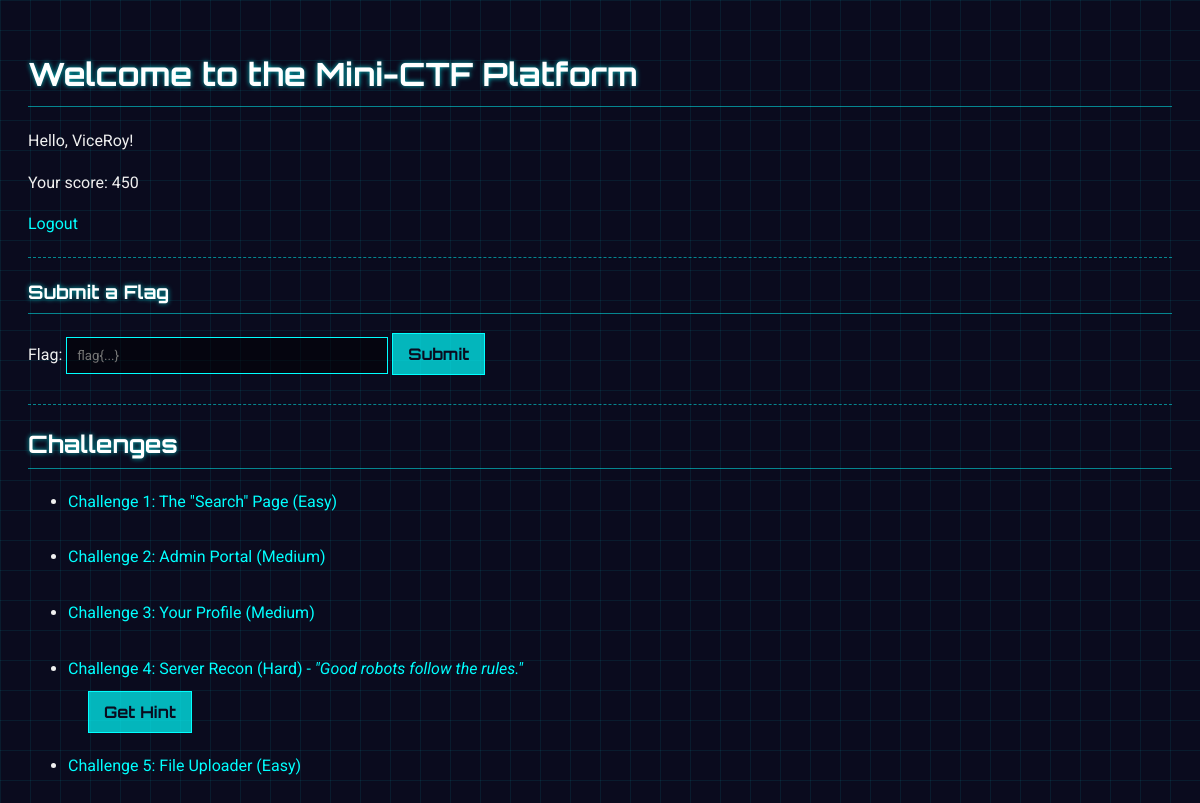
Page / (signed in) on the earlier database version.
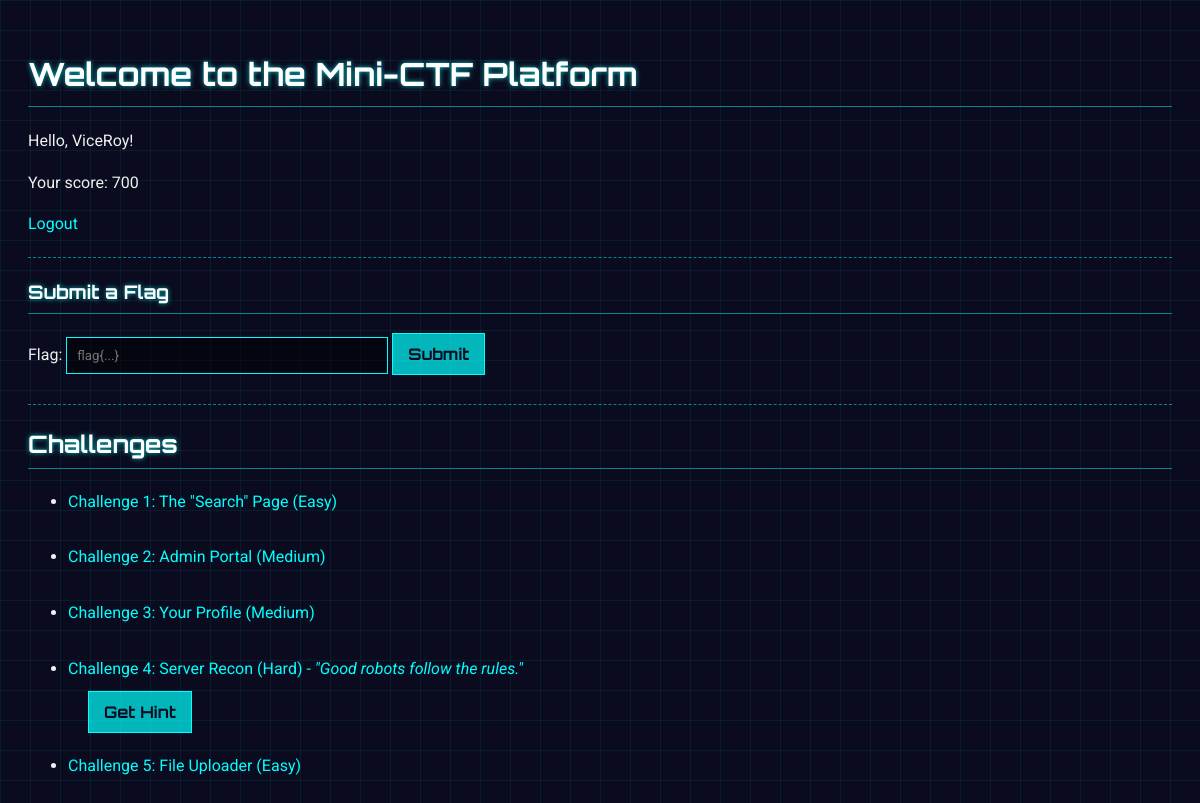
Same page on the later database version.
### app.py (models this page shows, shortened)
class User(db.Model, UserMixin):
    id = db.Column(db.Integer, primary_key=True)
    username = db.Column(db.String(80), unique=True, nullable=False)
    password_hash = db.Column(db.String(128))
    score = db.Column(db.Integer, default=0)

### app.py (the view)
@app.route('/')
def index():
    return render_template('index.html')

### app.py (called while the page is built)
@login_manager.user_loader
def load_user(user_id):
    return User.query.get(int(user_id))

### templates/index.html (shortened to what this page needs)
<!DOCTYPE html>
<html lang="en">
<head>
    <link rel="stylesheet" href="{{ url_for('static', filename='style.css') }}">
</head>
<body>
    <h1>Welcome to the Mini-CTF Platform</h1>
    {% if current_user.is_authenticated %}
        <p>Hello, {{ current_user.username }}!</p>
        <p>Your score: {{ current_user.score }}</p>
        <a href="{{ url_for('logout') }}">Logout</a>
    {% else %}
        <p>Please <a href="{{ url_for('login') }}">log in</a> or <a href="{{ url_for('register') }}">register</a> to play.</p>
    {% endif %}
    <hr>
    <h3>Submit a Flag</h3>
    <form method="POST" action="{{ url_for('submit_flag') }}">
        <label for="flag">Flag:</label>
        <input type="text" id="flag" name="flag" placeholder="flag{...}" required>
        <button type="submit">Submit</button>
    </form>
    <hr>
    <h2>Challenges</h2>
    {% if current_user.is_authenticated %}
        <ul>
            <li class="challenge-item">
                <a href="{{ url_for('search') }}">Challenge 1: The "Search" Page (Easy)</a>
            </li>
            <li class="challenge-item">
                <a href="{{ url_for('admin_login') }}">Challenge 2: Admin Portal (Medium)</a>
            </li>
            <li class="challenge-item">
                <a href="{{ url_for('profile', user_id=current_user.id) }}">Challenge 3: Your Profile (Medium)</a>
            </li>
            <li class="challenge-item">
                <a>Challenge 4: Server Recon (Hard) - <i>"Good robots follow the rules."</i></a>
                <div class="hint-container">
                    <button onclick="showHint('recon-hint')">Get Hint</button>
                </div>
            </li>
            <li class="challenge-item">
                <a href="{{ url_for('uploader') }}">Challenge 5: File Uploader (Easy)</a>
            </li>
        </ul>
    {% else %}
        <p>Log in to see the challenges.</p>
    {% endif %}
</body>
</html>

### static/style.css (style rules this page uses)
body { background-color: #0a0b1e; color: #f0f0f0; font-family: 'Roboto', sans-serif; line-height: 1.6; padding: 20px; background-image: linear-gradient(rgba(0, 255, 255, 0.07) 1px, transparent 1px), linear-gradient(90deg, rgba(0, 255, 255, 0.07) 1px, transparent 1px); background-size: 30px 30px; }
h1, h2, h3 { font-family: 'Orbitron', sans-serif; color: #ffffff; text-shadow: 0 0 5px rgba(0, 255, 255, 0.7); border-bottom: 1px solid rgba(0, 255, 255, 0.5); padding-bottom: 5px; }
a { color: #00ffff; text-decoration: none; transition: all 0.2s ease; }
input[type="text"], input[type="password"], textarea { background-color: rgba(0, 0, 0, 0.5); color: #f0f0f0; border: 1px solid #00ffff; padding: 10px; font-family: 'Roboto', sans-serif; width: 300px; margin-bottom: 10px; }
button { background-color: rgba(0, 255, 255, 0.7); color: #0a0b1e; border: 1px solid #00ffff; padding: 10px 15px; font-family: 'Orbitron', sans-serif; font-size: 1em; font-weight: 700; cursor: pointer; transition: all 0.2s ease; }
hr { border: 0; border-top: 1px dashed rgba(0, 255, 255, 0.5); margin: 20px 0; }
.challenge-item { margin-bottom: 20px; }
.challenge-item > a { margin-bottom: 10px; display: inline-block; }
.hint-container { text-align: left; flex-shrink: 0; margin-left: 20px; }

Differences in the rows shown:
changed User "ViceRoy": score "450" → "700"
